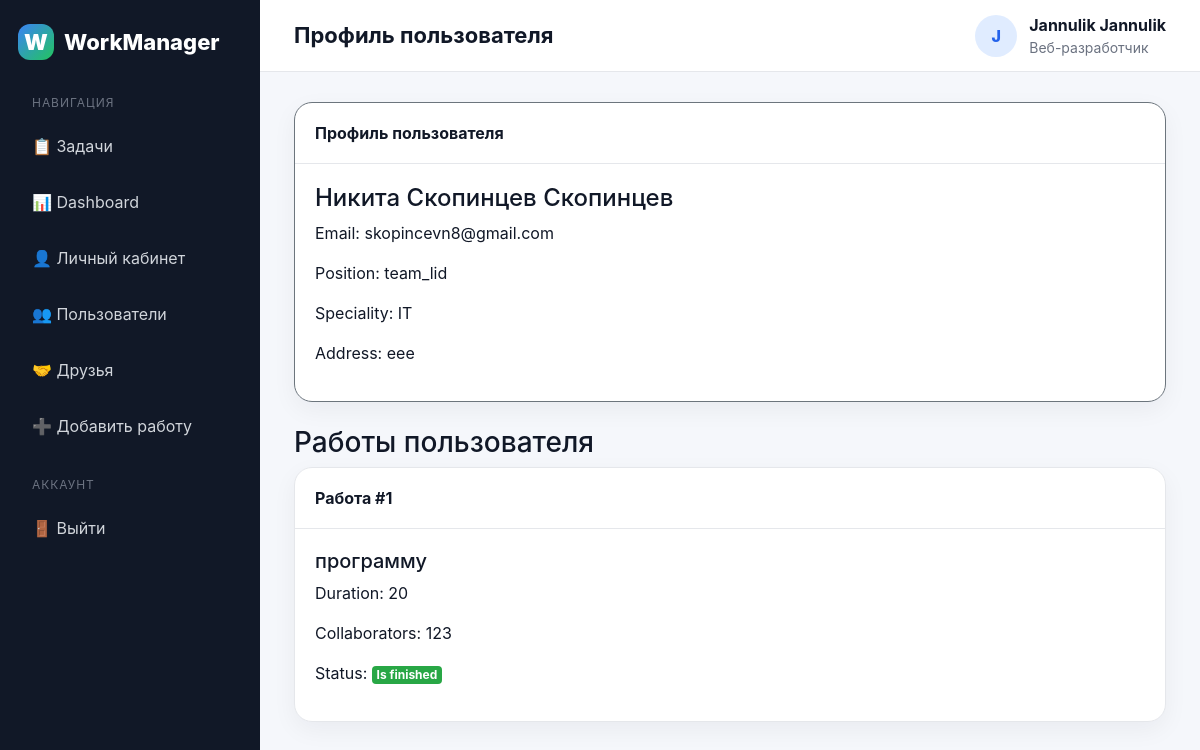
Screenshot of /user/1 (signed in) with the database file from the repository.
### data/users.py (models this page shows, shortened)
class User(SqlAlchemyBase, UserMixin):
    __tablename__ = 'users'
    id = sqlalchemy.Column(sqlalchemy.Integer, primary_key=True, autoincrement=True)
    surname = sqlalchemy.Column(sqlalchemy.String, nullable=True)
    name = sqlalchemy.Column(sqlalchemy.String, nullable=True)
    age = sqlalchemy.Column(sqlalchemy.Integer, nullable=True)
    position = sqlalchemy.Column(sqlalchemy.String, nullable=True)
    speciality = sqlalchemy.Column(sqlalchemy.String, nullable=True)
    address = sqlalchemy.Column(sqlalchemy.String, nullable=True)
    email = sqlalchemy.Column(sqlalchemy.String, index=True, unique=True, nullable=False)
    hashed_password = sqlalchemy.Column(sqlalchemy.String, nullable=False)
    modified_date = sqlalchemy.Column(sqlalchemy.DateTime, default=datetime.datetime.now)
    jobs = orm.relationship('Jobs', back_populates='user', cascade='all, delete-orphan')
    departments = orm.relationship('Department', back_populates='user')

### data/jobs.py (models this page shows)
class Jobs(SqlAlchemyBase):
    __tablename__ = 'jobs'
    id = sqlalchemy.Column(sqlalchemy.Integer, primary_key=True, autoincrement=True)
    team_leader = sqlalchemy.Column(sqlalchemy.Integer, sqlalchemy.ForeignKey('users.id'), nullable=False)
    job = sqlalchemy.Column(sqlalchemy.String, nullable=False)
    work_size = sqlalchemy.Column(sqlalchemy.Integer, nullable=False)
    collaborators = sqlalchemy.Column(sqlalchemy.String, nullable=False)
    start_date = sqlalchemy.Column(sqlalchemy.DateTime, default=datetime.datetime.now)
    end_date = sqlalchemy.Column(sqlalchemy.DateTime, default=datetime.datetime.now)
    is_finished = sqlalchemy.Column(sqlalchemy.Boolean, default=False, nullable=False)
    user = orm.relationship('User', back_populates='jobs')

### main.py (the view)
@app.route('/user/<int:user_id>')
@login_required
def user_profile(user_id):
    db_sess = db_session.create_session()
    user = db_sess.get(User, user_id)
    if not user:
        db_sess.close()
        abort(404)
    allowed = (
        user.id == current_user.id
        or is_admin(current_user)
        or is_friend(db_sess, current_user.id, user.id)
    )
    if not allowed:
        db_sess.close()
        abort(403)
    jobs = get_user_jobs(db_sess, user.id)
    db_sess.close()
    return render_template('user_profile.html', title='Профиль пользователя',
                           profile_user=user, jobs=jobs)

### data/db_session.py (called while the page is built)
def create_session() -> Session:
    global __factory
    return __factory()

### main.py (called while the page is built)
@login_manager.user_loader
def load_user(user_id):
    db_sess = db_session.create_session()
    user = db_sess.get(User, int(user_id))
    db_sess.close()
    return user

def is_admin(user: User) -> bool:
    return user.is_authenticated and user.id == 1

def get_user_jobs(db_sess, user_id):
    return db_sess.query(Jobs).filter(Jobs.team_leader == user_id).all()

def is_friend(db_sess, user_id, friend_id):
    return db_sess.query(Friendship).filter(
        Friendship.user_id == user_id,
        Friendship.friend_id == friend_id
    ).first() is not None

### templates/user_profile.html
{% extends "base.html" %}
{% block content %}
    <div class="card border-secondary mb-4">
        <div class="card-header">Профиль пользователя</div>
        <div class="card-body">
            <h4>{{ profile_user.name }} {{ profile_user.surname }}</h4>
            <p>Email: {{ profile_user.email }}</p>
            <p>Position: {{ profile_user.position }}</p>
            <p>Speciality: {{ profile_user.speciality }}</p>
            <p>Address: {{ profile_user.address }}</p>
        </div>
    </div>
    <h3>Работы пользователя</h3>
    {% if jobs %}
        {% for job in jobs %}
            <div class="card mb-3">
                <div class="card-header">Работа #{{ job.id }}</div>
                <div class="card-body">
                    <h5>{{ job.job }}</h5>
                    <p>Duration: {{ job.work_size }}</p>
                    <p>Collaborators: {{ job.collaborators }}</p>
                    <p>
                        Status:
                        {% if job.is_finished %}
                            <span class="badge badge-success">Is finished</span>
                        {% else %}
                            <span class="badge badge-warning">Is not finished</span>
                        {% endif %}
                    </p>
                </div>
            </div>
        {% endfor %}
    {% else %}
        <div class="alert alert-info">У пользователя пока нет работ.</div>
    {% endif %}
{% endblock %}

### templates/base.html (shortened to what this page needs)
<!DOCTYPE html>
<html lang="ru">
<head>
    <link rel="stylesheet"
          href="https://stackpath.bootstrapcdn.com/bootstrap/4.4.1/css/bootstrap.min.css"
>
    <link rel="stylesheet" href="{{ url_for('static', filename='css/style.css') }}">
</head>
<body>
    <div class="app-layout">
        <aside class="sidebar">
            <div class="logo">
                <div class="logo-mark">W</div>
                <span>WorkManager</span>
            </div>
            <div class="sidebar-section">Навигация</div>
            <a href="/">📋 Задачи</a>
            <a href="/dashboard">📊 Dashboard</a>
            {% if current_user.is_authenticated %}
                <a href="/personal">👤 Личный кабинет</a>
                <a href="/users">👥 Пользователи</a>
                <a href="/friends">🤝 Друзья</a>
                <a href="/add_job">➕ Добавить работу</a>
                <div class="sidebar-section">Аккаунт</div>
                <a href="/logout">🚪 Выйти</a>
            {% else %}
                <a href="/login">🔐 Войти</a>
                <a href="/register">📝 Регистрация</a>
            {% endif %}
        </aside>
        <section class="main-area">
            <header class="topbar">
                <h1 class="page-title">{{ title }}</h1>
                {% if current_user.is_authenticated %}
                    <div class="user-chip">
                        <div class="avatar">
                            {{ current_user.name[0] if current_user.name else 'U' }}
                        </div>
                        <div>
                            <strong>{{ current_user.name }} {{ current_user.surname }}</strong>
                            <div class="text-muted-small">{{ current_user.position }}</div>
                        </div>
                    </div>
                {% else %}
                    <div>
                        <a class="btn btn-outline-primary mr-2" href="/login">Войти</a>
                        <a class="btn btn-primary" href="/register">Регистрация</a>
                    </div>
                {% endif %}
            </header>
            <main class="content">
                {% block content %}{% endblock %}
            </main>
        </section>
    </div>
</body>
</html>

### static/css/style.css (style rules this page uses)
:root { --primary: #2563eb; --primary-dark: #1d4ed8; --sidebar: #111827; --sidebar-soft: #1f2937; --bg: #f5f7fb; --card: #ffffff; --text: #111827; --muted: #6b7280; --border: #e5e7eb; --success-bg: #dcfce7; --success-text: #166534; --warning-bg: #fef3c7; --warning-text: #92400e; }
* { box-sizing: border-box; }
body { margin: 0; background: var(--bg); color: var(--text); font-family: -apple-system, BlinkMacSystemFont, "Segoe UI", Roboto, Arial, sans-serif; }
.app-layout { display: flex; min-height: 100vh; }
.sidebar { width: 260px; background: var(--sidebar); color: #fff; padding: 24px 18px; position: fixed; top: 0; bottom: 0; left: 0; }
.logo { display: flex; align-items: center; gap: 10px; font-size: 22px; font-weight: 800; margin-bottom: 34px; }
.logo-mark { width: 36px; height: 36px; border-radius: 12px; background: linear-gradient(135deg, #3b82f6, #22c55e); display: flex; align-items: center; justify-content: center; font-weight: 900; }
.sidebar a { display: flex; align-items: center; gap: 10px; color: #d1d5db; text-decoration: none; padding: 12px 14px; border-radius: 12px; margin-bottom: 8px; transition: 0.15s ease; }
.sidebar-section { color: #6b7280; font-size: 12px; text-transform: uppercase; letter-spacing: 0.08em; margin: 26px 14px 10px; }
.main-area { margin-left: 260px; width: calc(100% - 260px); }
.topbar { height: 72px; background: #fff; border-bottom: 1px solid var(--border); display: flex; align-items: center; justify-content: space-between; padding: 0 34px; position: sticky; top: 0; z-index: 10; }
.page-title { font-size: 22px; font-weight: 750; margin: 0; }
.user-chip { display: flex; align-items: center; gap: 12px; color: var(--text); }
.avatar { width: 42px; height: 42px; border-radius: 50%; background: #e0ecff; color: var(--primary); display: flex; align-items: center; justify-content: center; font-weight: 800; }
.content { padding: 30px 34px 44px; }
.card { border: 1px solid var(--border); border-radius: 18px; box-shadow: 0 8px 24px rgba(15, 23, 42, 0.05); background: var(--card); }
.card-header { background: transparent; border-bottom: 1px solid var(--border); font-weight: 700; padding: 18px 20px; }
.card-body { padding: 20px; }
.text-muted-small { color: var(--muted); font-size: 14px; }

### rows the page displays
User: name "J", name "Jannulik", surname "Jannulik", position "Веб-разработчик"
User: name "Никита Скопинцев", surname "Скопинцев", email "skopincevn8@gmail.com", position "team_lid", speciality "IT", address "eee"
Jobs: id "1", job "программу", work_size "20", collaborators "123", is_finished "Is finished"

### other values shown
{{ title }} "Профиль пользователя"
